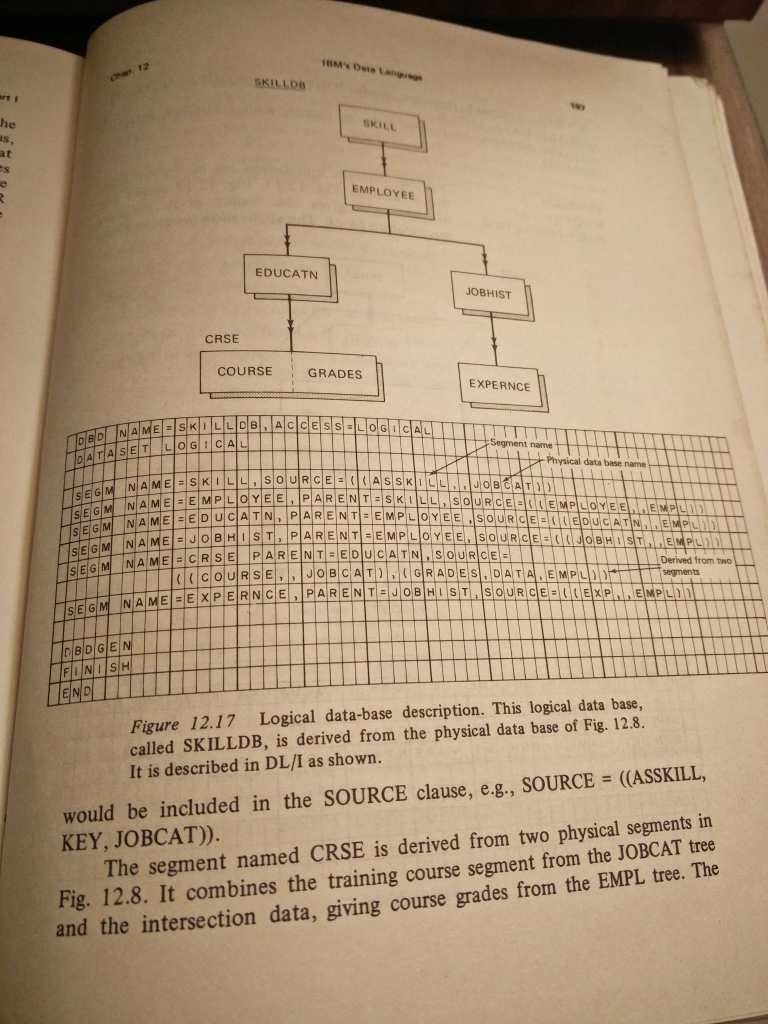
#> input picture test/test-img.jpg, 1536 x 2048 px, found by its file name (shown at 1/2 size)
$ python scanner.py
#> lines starting #> are read from the running program, lines starting #| are printed output that depends on the picture; after the words box and inside, x2 and y2 are one past the last pixel; in counts of white or black regions, pixels touching at a corner belong together
### rect.py
import numpy as np

def rectify(h):
    h = h.reshape((4,2))
    h_new = np.zeros((4,2),dtype = np.float32)

    add = h.sum(1)
    h_new[0] = h[np.argmin(add)]
    h_new[2] = h[np.argmax(add)]

    diff = np.diff(h,axis = 1)
    h_new[1] = h[np.argmin(diff)]
    h_new[3] = h[np.argmax(diff)]

    return h_new

### scanner.py
import cv2
import numpy as np
import rect

# Input image
image = cv2.imread('/test/test-img.jpg')
#> image is the input picture: shape (2048, 1536, 3); mean B, G, R 121.9, 149.9, 173

# resize image for better results
image = cv2.resize(image, (1500, 880))
#> image: shape (880, 1500, 3)

# creating copy of original image
orig = image.copy()

# convert to grayscale and blur to smooth
gray = cv2.cvtColor(image, cv2.COLOR_BGR2GRAY)
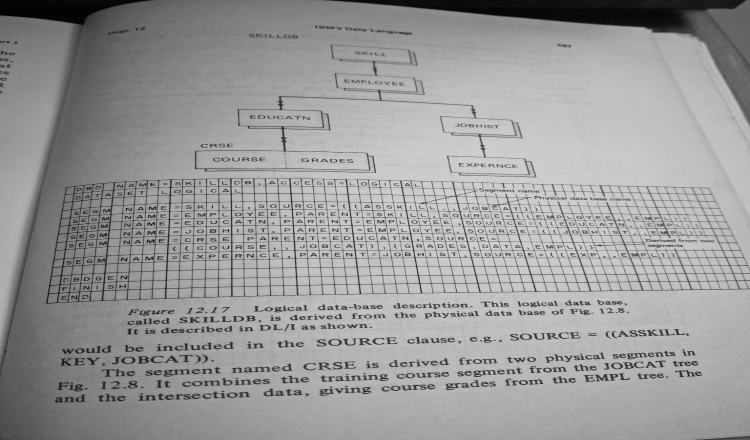
#> gray: shape (880, 1500) (shown at 1/2 size); min 0, max 218, mean 153.5
blurred = cv2.GaussianBlur(gray, (5, 5), 0)
#blurred = cv2.medianBlur(gray, 5)

# apply Canny Edge Detection
edged = cv2.Canny(blurred, 0, 50)
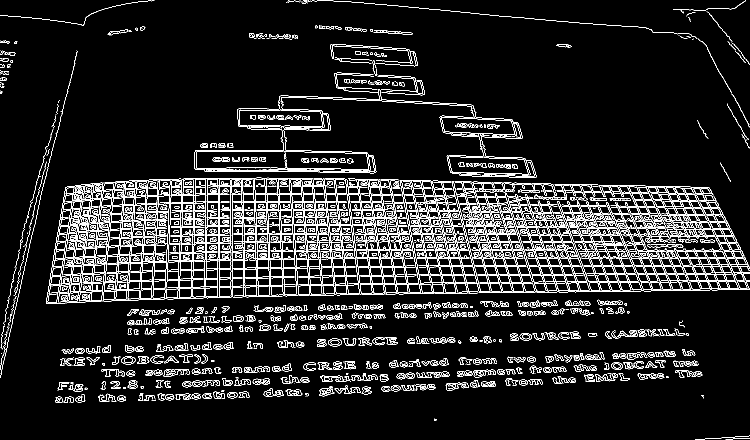
#> edged: shape (880, 1500) (shown at 1/2 size); 8.9% white in thin lines or dots
orig_edged = edged.copy()

# find contours in the edged image
# keep the largest contours and initialize the screen contour
(contours, _) = cv2.findContours(edged, cv2.RETR_LIST, cv2.CHAIN_APPROX_NONE)
#> contours = 3861 contours, 1867 with area under 20; largest, box (x1, y1, x2, y2) and area: (92, 355, 1500, 608) 278180, (389, 146, 1073, 356) 28466, (1179, 404, 1478, 583) 12302, (392, 300, 738, 340) 11452, (478, 219, 645, 254) 5074
contours = sorted(contours, key=cv2.contourArea, reverse=True)

#x,y,w,h = cv2.boundingRect(contours[0])
#cv2.rectangle(image,(x,y),(x+w,y+h),(0,0,255),0)

# get approximate contour
for c in contours:
    p = cv2.arcLength(c, True)
    approx_cont = cv2.approxPolyDP(c, 0.02 * p, True)

    if len(approx_cont) == 4:
        target = approx_cont
        break
#> this loop made 4 passes
#> (p, target) on pass 4: (972, [[392, 312], [728, 306], [737, 337], [394, 336]])
#> (p, approx_cont) on passes 1, 3: (12268.2, [[92, 607], [1499, 535]]), (4450.9, [[1179, 414], [1477, 577], [1284, 581]])


# mapping target points to 800x800 quadrilateral
approx_cont = rect.rectify(target)
#> in rectify, `h = h.reshape((4,2))`: h = [[392, 312], [728, 306], [737, 337], [394, 336]]
#> in rectify, `add = h.sum(1)`: add = [704, 1034, 1074, 730]
#> in rectify, `diff = np.diff(h,axis = 1)`: diff = [-80, -422, -400, -58]
pts2 = np.float32([[0,0],[800,0],[800,800],[0,800]])

M = cv2.getPerspectiveTransform(approx_cont,pts2)
#> M = [[6.28, -0.524, -2299.8], [1.23, 69.15, -22059.2], [0.00179, 0.00111, 1]]
dst = cv2.warpPerspective(orig,M,(800,800))
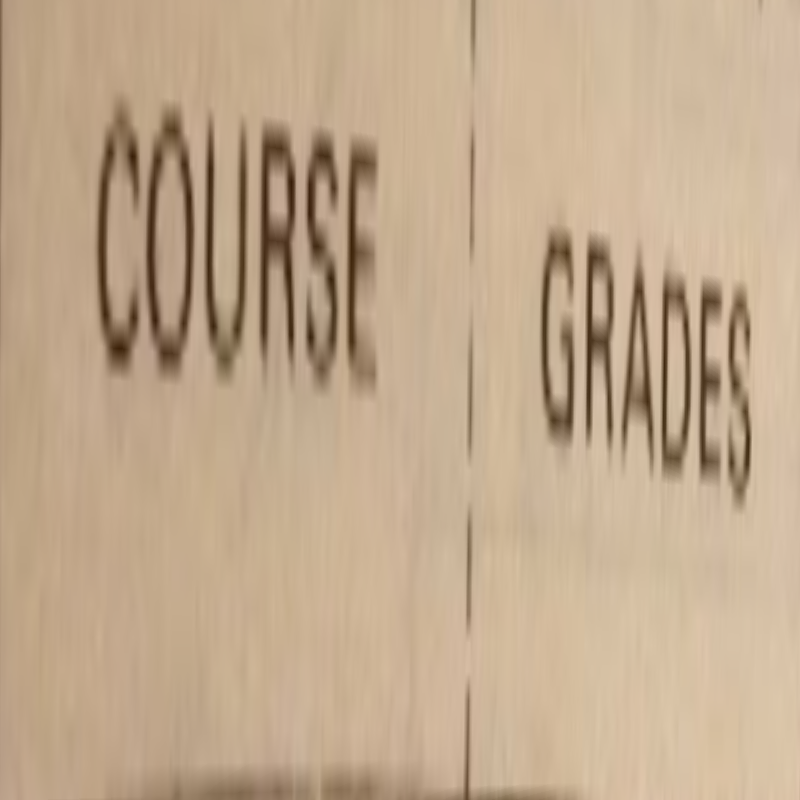
#> dst: shape (800, 800, 3); mean B, G, R 142, 169.7, 193.7

cv2.drawContours(image, [target], -1, (0, 255, 0), 2)
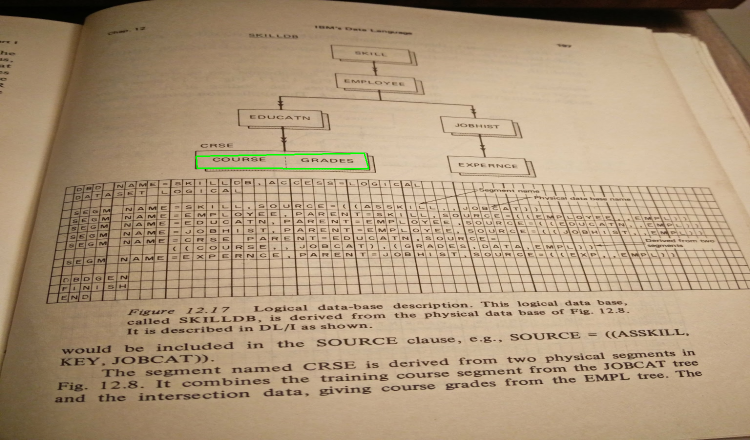
#> image: shape (880, 1500, 3) (shown at 1/2 size); mean B, G, R 121.6, 149.9, 172.6
dst = cv2.cvtColor(dst, cv2.COLOR_BGR2GRAY)
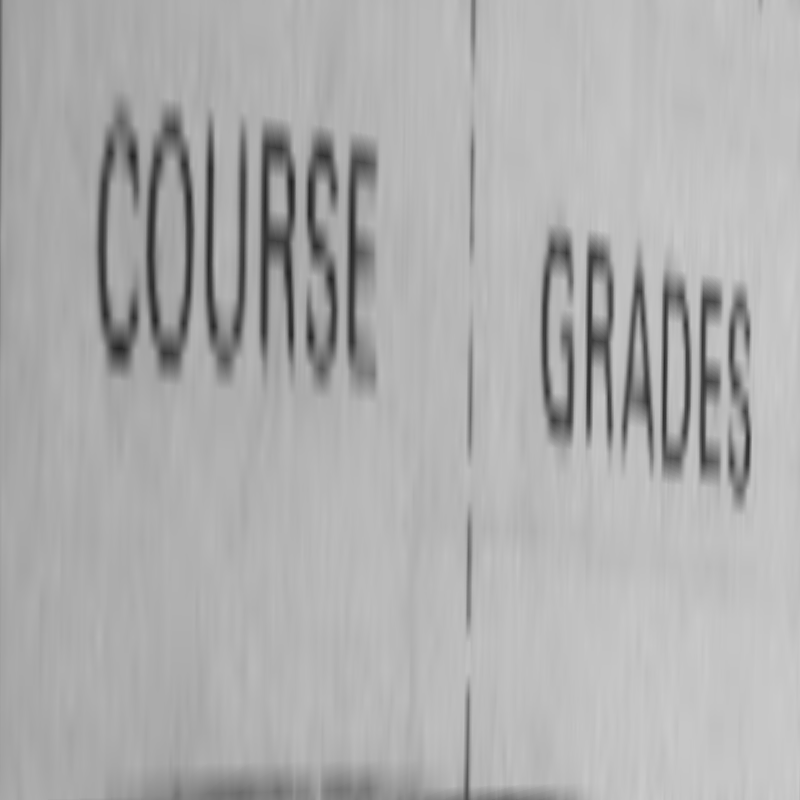
#> dst: shape (800, 800); min 34, max 204, mean 173.7


# using thresholding on warped image to get scanned effect (If Required)
ret,th1 = cv2.threshold(dst,127,255,cv2.THRESH_BINARY)
#> th1: shape (800, 800); 93.1% white; 28 black regions (3 under 20 px), largest, box (x1, y1, x2, y2) and area: (146, 111, 194, 374) 5648, (260, 129, 296, 363) 4851, (97, 108, 140, 371) 4781
th2 = cv2.adaptiveThreshold(dst,255,cv2.ADAPTIVE_THRESH_MEAN_C,\
            cv2.THRESH_BINARY,11,2)
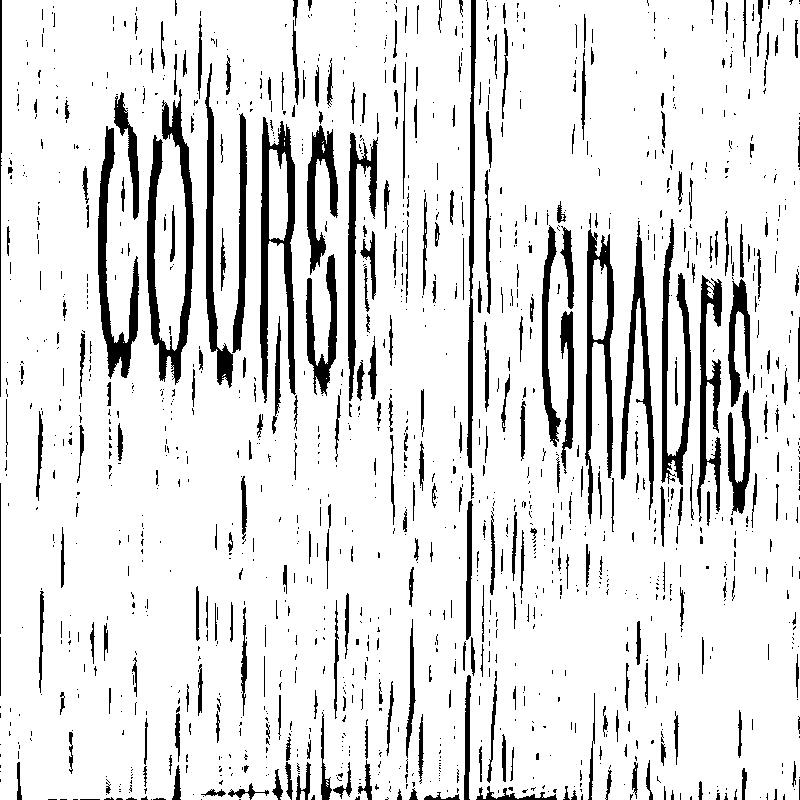
#> th2: shape (800, 800); 88.1% white; 1421 black regions (1080 under 20 px), largest, box (x1, y1, x2, y2) and area: (147, 89, 194, 385) 4529, (260, 117, 296, 403) 4000, (98, 126, 139, 379) 3121
th3 = cv2.adaptiveThreshold(dst,255,cv2.ADAPTIVE_THRESH_GAUSSIAN_C,\
            cv2.THRESH_BINARY,11,2)
#> th3: shape (800, 800); 93.1% white; 1165 black regions (1052 under 20 px), largest, box (x1, y1, x2, y2) and area: (260, 117, 295, 398) 3508, (586, 229, 614, 478) 2463, (662, 253, 691, 485) 2304
ret2,th4 = cv2.threshold(dst,0,255,cv2.THRESH_BINARY+cv2.THRESH_OTSU)
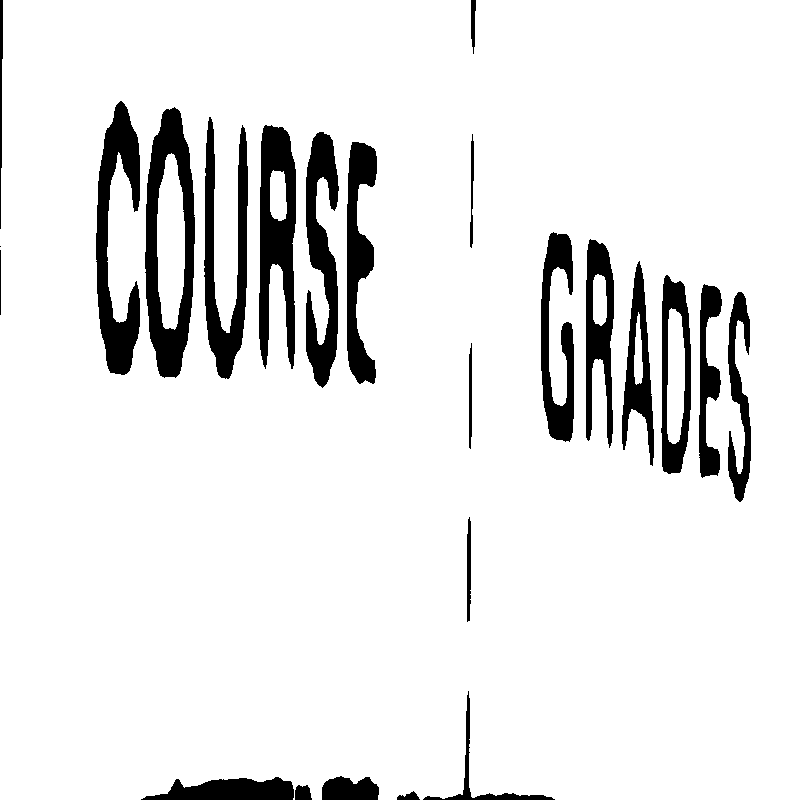
#> th4: shape (800, 800); 91.1% white; 24 black regions (1 under 20 px), largest, box (x1, y1, x2, y2) and area: (145, 107, 195, 378) 6730, (96, 101, 140, 375) 5948, (259, 125, 296, 369) 5636
#> ret2 = 141


cv2.imshow("Original.jpg", orig)
cv2.imshow("Original Gray.jpg", gray)
cv2.imshow("Original Blurred.jpg", blurred)
cv2.imshow("Original Edged.jpg", orig_edged)
cv2.imshow("Outline.jpg", image)
cv2.imshow("Thresh Binary.jpg", th1)
cv2.imshow("Thresh mean.jpg", th2)
cv2.imshow("Thresh gauss.jpg", th3)
cv2.imshow("Otsu's.jpg", th4)
cv2.imshow("dst.jpg", dst)

# other thresholding methods
"""
ret,thresh1 = cv2.threshold(dst,127,255,cv2.THRESH_BINARY)
ret,thresh2 = cv2.threshold(dst,127,255,cv2.THRESH_BINARY_INV)
ret,thresh3 = cv2.threshold(dst,127,255,cv2.THRESH_TRUNC)
ret,thresh4 = cv2.threshold(dst,127,255,cv2.THRESH_TOZERO)
ret,thresh5 = cv2.threshold(dst,127,255,cv2.THRESH_TOZERO_INV)

cv2.imshow("Thresh Binary", thresh1)
cv2.imshow("Thresh Binary_INV", thresh2)
cv2.imshow("Thresh Trunch", thresh3)
cv2.imshow("Thresh TOZERO", thresh4)
cv2.imshow("Thresh TOZERO_INV", thresh5)
"""

cv2.waitKey(0)
cv2.destroyAllWindows()
